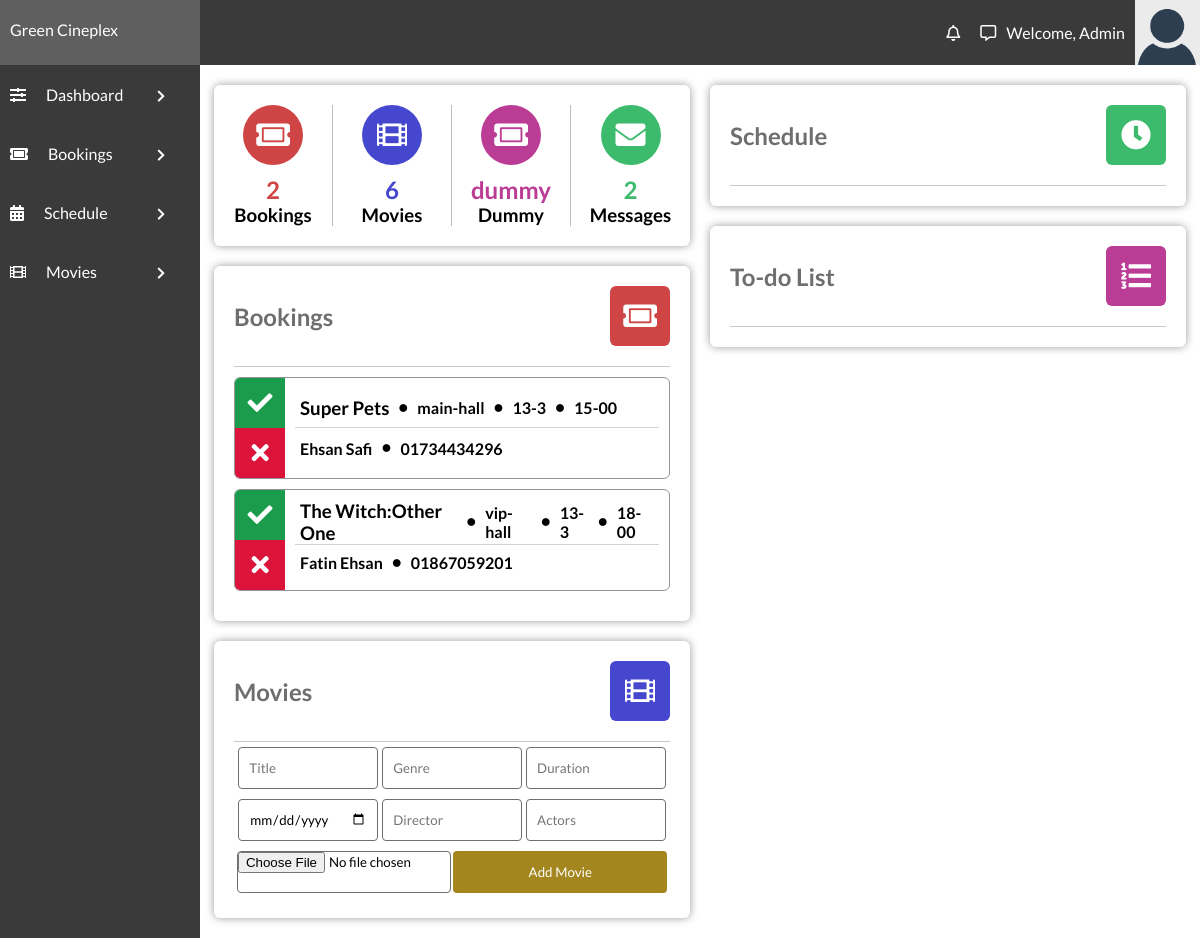
/admin/admin.php, run on the app's committed database.
### tables this page shows
CREATE TABLE IF NOT EXISTS `bookingTable` (
  `bookingID` int(11) NOT NULL,
  `movieName` varchar(100) DEFAULT NULL,
  `bookingTheatre` varchar(100) NOT NULL,
  `bookingType` varchar(100) DEFAULT NULL,
  `bookingDate` varchar(50) NOT NULL,
  `bookingTime` varchar(50) NOT NULL,
  `bookingFName` varchar(100) NOT NULL,
  `bookingLName` varchar(100) DEFAULT NULL,
  `bookingPNumber` varchar(12) NOT NULL
);

### admin/admin.php (the view, shortened to what this page needs)
<!DOCTYPE html>
<html lang="en">
<head>
    <link rel="stylesheet" href="../style/css.css">
    <link rel="stylesheet" href="https://use.fontawesome.com/releases/v5.7.2/css/all.css"
>
</head>
<body>
    <?php
    $link = mysqli_connect("localhost", "root", "", "cinema_db");
    $sql = "SELECT * FROM bookingTable";
    $bookingsNo=mysqli_num_rows(mysqli_query($link, $sql));
    $messagesNo=mysqli_num_rows(mysqli_query($link, "SELECT * FROM feedbackTable"));
    $moviesNo=mysqli_num_rows(mysqli_query($link, "SELECT * FROM movieTable"));
    ?>
    <div class="admin-section-header">
        <div class="admin-logo">
            Green Cineplex
        </div>
        <div class="admin-login-info">
            <i class="far fa-bell admin-notification-button"></i>
            <i class="far fa-comment-alt"></i>
            <a href="#">Welcome, Admin</a>
            <img class="admin-user-avatar" src="../img/avatar.png" alt="">
        </div>
    </div>
    <div class="admin-container">
        <div class="admin-section admin-section1 ">
            <ul>
                <li><i class="fas fa-sliders-h"></i><a href="admin.php">Dashboard </a><i class="fas admin-dropdown fa-chevron-right"></i></li>
                <li><i class="fas fa-ticket-alt"></i><a href="">Bookings</a> <i class="fas admin-dropdown fa-chevron-right"></i></li>
                <li class="admin-navigation-schedule"><i class="fas fa-calendar-alt"></i>Schedule <i
                        class="fas admin-dropdown fa-chevron-right"></i>
                </li>
                <li><i class="fas fa-film"></i>Movies <i class="fas admin-dropdown fa-chevron-right"></i></li>
            </ul>
        </div>
        <div class="admin-section admin-section2">
            <div class="admin-section-column">
                <div class="admin-section-panel admin-section-stats">
                    <div class="admin-section-stats-panel">
                        <i class="fas fa-ticket-alt" style="background-color: #cf4545"></i>
                        <h2 style="color: #cf4545"><?php echo $bookingsNo ?></h2>
                        <h3>Bookings</h3>
                    </div>
                    <div class="admin-section-stats-panel">
                        <i class="fas fa-film" style="background-color: #4547cf"></i>
                        <h2 style="color: #4547cf"><?php echo $moviesNo ?></h2>
                        <h3>Movies</h3>
                    </div>
                    <div class="admin-section-stats-panel">
                        <i class="fas fa-ticket-alt" style="background-color: #bb3c95"></i>
                        <h2 style="color: #bb3c95">dummy</h2>
                        <h3>Dummy</h3>
                    </div>
                    <div class="admin-section-stats-panel" style="border: none">
                        <i class="fas fa-envelope" style="background-color: #3cbb6c"></i>
                        <h2 style="color: #3cbb6c"><?php echo $messagesNo ?></h2>
                        <h3>Messages</h3>
                    </div>
                </div>
                <div class="admin-section-panel admin-section-panel1">
                    <div class="admin-panel-section-header">
                        <h2>Bookings</h2>
                        <i class="fas fa-ticket-alt" style="background-color: #cf4545"></i>
                    </div>
                    <div class="admin-panel-section-content">
                        <?php
                        if($result = mysqli_query($link, $sql)){
                            if(mysqli_num_rows($result) > 0){
                                while($row = mysqli_fetch_array($result)){
                                    echo "<div class=\"admin-panel-section-booking-item\">\n";
                                    echo "                            <div class=\"admin-panel-section-booking-response\">\n";
                                    echo "                                <i class=\"fas fa-check accept-booking\" title=\"Verify booking\"></i>\n";
                                    echo "                                <a href='deleteBooking.php?id=".$row['bookingID']."'><i class=\"fas fa-times decline-booking\" title=\"Reject booking\"></i></a>\n";
                                    echo "                            </div>\n";
                                    echo "                            <div class=\"admin-panel-section-booking-info\">\n";
                                    echo "                                <div>\n";
                                    echo "                                    <h3>". $row['movieName'] ."</h3>\n";
                                    echo "                                    <i class=\"fas fa-circle \"></i>\n";
                                    echo "                                    <h4>". $row['bookingTheatre'] ."</h4>\n";
                                    echo "                                    <i class=\"fas fa-circle \"></i>\n";
                                    echo "                                    <h4>". $row['bookingDate'] ."</h4>\n";
                                    echo "                                    <i class=\"fas fa-circle \"></i>\n";
                                    echo "                                    <h4>". $row['bookingTime'] ."</h4>\n";
                                    echo "                                </div>\n";
                                    echo "                                <div>\n";
                                    echo "                                    <h4>". $row['bookingFName'] ." ". $row['bookingLName'] ."</h4>\n";
                                    echo "                                    <i class=\"fas fa-circle\"></i>\n";
                                    echo "                                    <h4>". $row['bookingPNumber'] ."</h4>\n";
                                    echo "                                </div>\n";
                                    echo "                            </div>\n";
                                    echo "                        </div>";
                                }
                            } else{
                                echo '<h4 class="no-annot">No Bookings right now</h4>';
                            }
                        } else{
                            echo "ERROR: Could not able to execute $sql. " . mysqli_error($link);
                        }
                        ?>
                    </div>
                </div>
                <div class="admin-section-panel admin-section-panel2">
                    <div class="admin-panel-section-header">
                        <h2>Movies</h2>
                        <i class="fas fa-film" style="background-color: #4547cf"></i>
                    </div>
                    <form action="" method="POST">
                        <input placeholder="Title" type="text" name="movieTitle" required>
                        <input placeholder="Genre" type="text" name="movieGenre" required>
                        <input placeholder="Duration" type="number" name="movieDuration" required>
                        <input placeholder="Release Date" type="date" name="movieRelDate" required>
                        <input placeholder="Director" type="text" name="movieDirector" required>
                        <input placeholder="Actors" type="text" name="movieActors" required>
                        <input type="file" name="movieImg" accept="image/*">
                        <button type="submit" value="submit" name="submit" class="form-btn">Add Movie</button>
                    </form>
                </div>
            </div>
            <div class="admin-section-column">
                <div class="admin-section-panel admin-section-panel4">
                    <div class="admin-panel-section-header">
                        <h2>Schedule</h2>
                        <i class="fas fa-clock" style="background-color: #3cbb6c"></i>
                    </div>
                </div>
                <div class="admin-section-panel admin-section-panel5">
                    <div class="admin-panel-section-header">
                        <h2>To-do List</h2>
                        <i class="fas fa-list-ol" style="background-color: #bb3c95"></i>
                    </div>
                </div>
            </div>
        </div>
    </div>
</body>
</html>

### style/css.css (style rules this page uses)
* { margin: 0; padding: 0; box-sizing: border-box; font-family: 'Lato', sans-serif; text-decoration: none; color: unset; }
.admin-dropdown { float: right; font-style: normal; margin-left: 3px; font-size: 13px; position: absolute; right: 15px; top: 25px; margin: 0; }
.admin-section-header { color: #FFF; width: 100%; background-color: #3a3a3a; display: grid; grid-template-columns: 1fr 5fr; }
.admin-user-avatar { width: 65px; }
.admin-login-info { display: flex; align-items: center; justify-content: flex-end; }
.admin-login-info i { margin: 0 10px; cursor: pointer; }
.admin-login-info img { margin-left: 10px; }
.admin-logo { padding: 20px 10px; background-color: #5f5f5f; }
.admin-container { display: grid; grid-template-columns: 1fr 5fr; }
.admin-section1 { background-color: #3a3a3a; height: 100%; }
.admin-section1 ul li { width: 100%; padding: 20px 10px; background-color: #3a3a3a; color: #FFF; transition: all 0.3s ease; position: relative; cursor: pointer; }
.admin-section1 ul li i { margin-right: 20px; }
.admin-section2 { display: flex; flex-wrap: wrap; padding: 0 4px; }
.admin-section-column { flex: 50%; max-width: 50%; padding: 0 10px; }
.admin-section-panel { width: 100%; vertical-align: middle; background-color: #FFF; -webkit-border-radius: 6px; -moz-border-radius: 6px; border-radius: 6px; -webkit-box-shadow: 0px 0px 9px 0px rgba(0, 0, 0, 0.40); -moz-box-shadow: 0px 0px 9px 0px rgba(0, 0, 0, 0.40); box-shadow: 0px 0px 9px 0px rgba(0, 0, 0, 0.40); padding: 20px; margin: 20px 0; }
.admin-panel-section-header { display: flex; align-items: center; justify-content: flex-start; padding-bottom: 20px; border-bottom: #c7c7c7 1px solid; }
.admin-panel-section-header>h2 { color: #6e6e6e; }
.admin-panel-section-header>i { text-align: center; font-size: 30px; color: white; height: 60px; width: 60px; border-radius: 10%; line-height: 60px; transition: all 0.5s ease; margin-left: auto; cursor: pointer; }
.admin-section-stats { display: flex; padding: 20px 0; }
.admin-section-stats-panel { flex: 25%; max-width: 25%; text-align: center; border-right: #bdbdbd 1px solid; }
.admin-section-stats-panel>i { font-size: 30px; color: white; height: 60px; width: 60px; border-radius: 50%; line-height: 60px; transition: all 0.5s ease; margin-bottom: 10px; }
.admin-panel-section-booking-item { background-color: none; -webkit-border-radius: 6px; -moz-border-radius: 6px; border-radius: 6px; border: #969696 1px solid; margin: 10px 0; overflow: hidden; display: flex; transition: all 0.6s ease; }
.admin-panel-section-booking-response i { font-size: 25px; height: 50px; width: 50px; color: #FFF; line-height: 50px; text-align: center; display: block; cursor: pointer; }
.admin-panel-section-booking-response .accept-booking { background-color: #1b9b4c; }
.admin-panel-section-booking-response .decline-booking { background-color: #dc143c; }
.admin-panel-section-booking-info { margin: 10px 10px; display: flex; flex: 100%; flex-direction: column; justify-content: center; }
.admin-panel-section-booking-info div:first-child { border-bottom: #d3d3d3 1px solid; }
.admin-panel-section-booking-info>div { height: 100%; display: flex; }
.admin-panel-section-booking-info>div>* { display: inline-block; margin: auto 5px; }
.admin-panel-section-booking-info>div .fa-circle { font-size: 8px; }
.admin-section-panel2 form { display: flex; justify-content: space-evenly; flex-wrap: wrap; align-items: center; }
.admin-section-panel2 form input { border-radius: 4px; border: 1px solid #6e6e6e; padding: 10px; width: 32%; height: 42px; margin: 5px 0; }
.admin-section-panel2 form input[type="file"] { width: 49%; padding: 0; }
.admin-section-panel2 form button { border-radius: 4px; border: none; padding: 10px; width: 49%; text-align: center; background-color: #a3861e; color: #FFF; transition: all 0.7s ease; cursor: pointer; height: 42px; }

### data on the page
bookingtable: movieName "Super Pets", bookingTheatre "main-hall", bookingDate "13-3", bookingTime "15-00", bookingFName "Ehsan", bookingLName "Safi", bookingPNumber "01734434296"
bookingtable: movieName "The Witch:Other One", bookingTheatre "vip-hall", bookingDate "13-3", bookingTime "18-00", bookingFName "Fatin", bookingLName "Ehsan", bookingPNumber "01867059201"

### other printed values
$bookingsNo "2"
$moviesNo "6"
$messagesNo "2"
